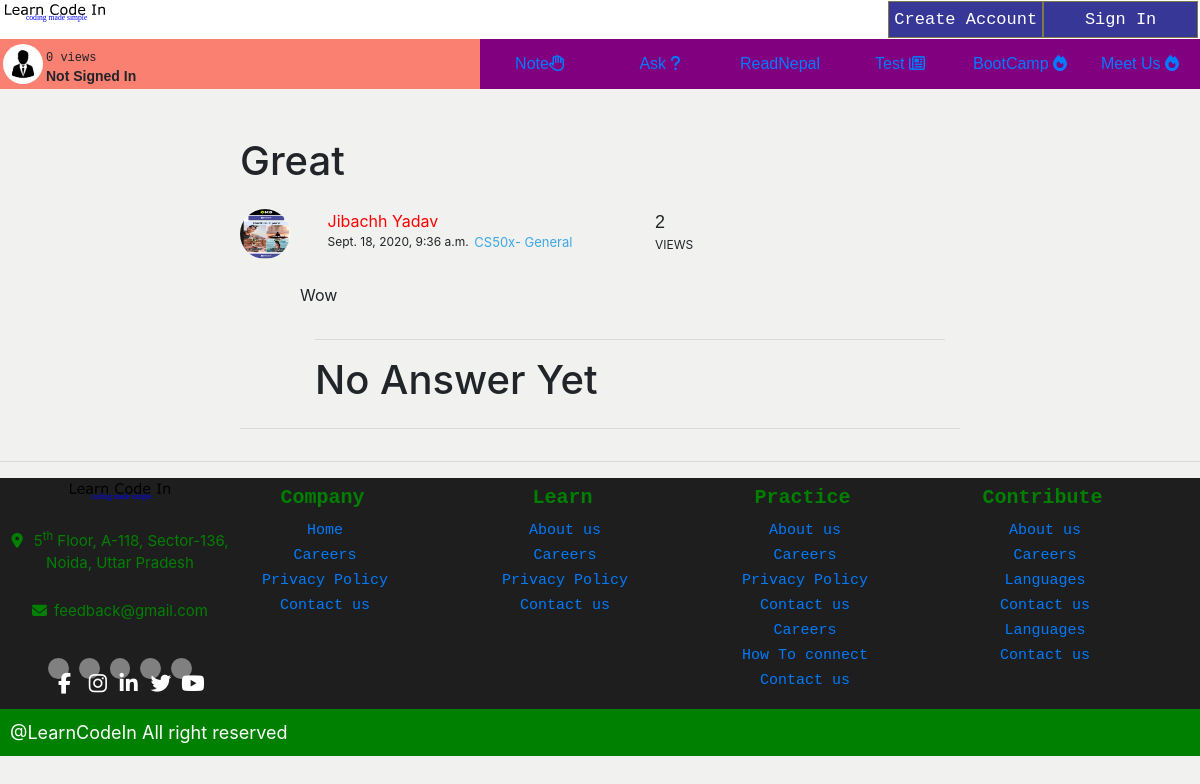
/ask/question/3-great/, run on an earlier commit of the app's database.
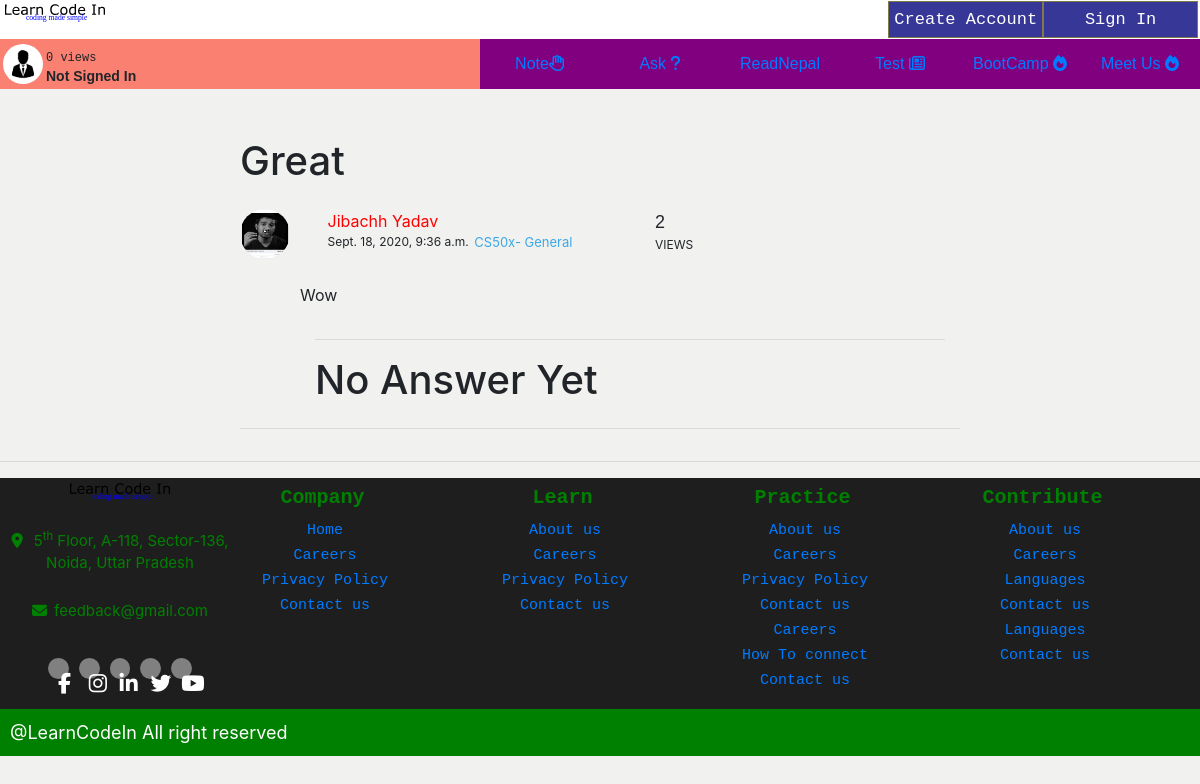
And on a later commit of the database.
### discussion/models.py (models this page shows, shortened)
class Discussion(models.Model):
    grade_choices = (
        ('One to Five', 'One to Five'),
        ('Six', 'Six'),
        ('Seven', 'Seven'),
        ('Eight', 'Eight'),
        ('Nine', 'Nine'),
        ('Ten', 'Ten'),
        ('Eleven', 'Eleven'),
        ('Twelve', 'Twelve'),
        ('HA', 'Health Assitant'),
        ('Staff Nurse', 'Staff Nurse'),
        ('Diploma in Agriculture', 'Diploma in Agriculture'),
        ('Diploma in Engineering', 'Diploma in Engineering'),
        ('Bachelor in CSIT', 'Bachelor in CSIT'),
        ('BSC Nursing', 'BSC Nursing'),
        ('Bachelor in Education', 'Bachelor in Education'),
        ('Bachelor in Engineering', 'Bachelor in Engineering'),
        ('BBS', 'BBS'),
        ('BBA', 'BBA'),
        ('MBBS', 'MBBS'),
        ('General', 'General'),
    )
    subject_choices = (
        ('physic', 'Physic'),
        ('chemistry', 'Chemistry'),
        ('botany', 'Botany'),
        ('zoology', 'Zoology'),
        ('math', 'Math'),
        ('english', 'English'),
        ('nepali', 'Nepali'),
        ('science', 'science'),
        ('social', 'Social'),
        ('eph', 'Environement,Population and Health'),
        ('Opt', 'Optional Math'),
        ('cs', 'Computer Science'),
        ('account', 'Account'),
        ('business', 'Business'),
        ('marketing', 'Marketing'),
        ('general', 'General'),
    )
    title = models.CharField(max_length=500, blank=False, verbose_name='Title')
    slug = models.SlugField(verbose_name='Slug Fields', max_length=550)
    grade = models.CharField(max_length=100, verbose_name='Class', blank=False, choices=grade_choices)
    subject = models.CharField(max_length=100, verbose_name='Subject', blank=False, choices=subject_choices)
    detail = models.TextField(blank=False)
    views = models.PositiveIntegerField(default=0)
    answered_status = models.BooleanField(default=False, verbose_name='Is your question answered')
    askedby = models.ForeignKey(User, on_delete=models.CASCADE, related_name='user_questions')
    time = models.DateTimeField(auto_now_add=True)
    pinned = models.BooleanField(verbose_name='Is discussion Pinned', default=False)
    def increaseView(self):
        self.views = self.views + 1
    def save(self, *args, **kwargs):
        self.slug = slugify(self.title)
        super(Discussion, self).save(*args, **kwargs)

### users/models.py (models this page shows, shortened)
class User(AbstractUser):
    grade_choices = (
        ('One to Five', 'One to Five'),
        ('Six', 'Six'),
        ('Seven', 'Seven'),
        ('Eight', 'Eight'),
        ('Nine', 'Nine'),
        ('Ten', 'Ten'),
        ('Eleven', 'Eleven'),
        ('Twelve', 'Twelve'),
        ('HA', 'Health Assitant'),
        ('Staff Nurse', 'Staff Nurse'),
        ('Diploma in Agriculture', 'Diploma in Agriculture'),
        ('Diploma in Engineering', 'Diploma in Engineering'),
        ('Bachelor in CSIT', 'Bachelor in CSIT'),
        ('BSC Nursing', 'BSC Nursing'),
        ('Bachelor in Education', 'Bachelor in Education'),
        ('Bachelor in Engineering', 'Bachelor in Engineering'),
        ('BBS', 'BBS'),
        ('BBA', 'BBA'),
        ('MBBS', 'MBBS'),
        ('General', 'General'),
    )
    faculty = (
        ('Science', 'Science'),
        ('Commerce', 'Commerce'),
        ('Art', 'Art'),
        ('Medicine', 'Medicine'),
        ('Engineering', 'Engineering'),
        ('Computer Science', 'Computer Science'),
    )
    first_name = models.CharField(
        blank=False,
        max_length=100)
    last_name = models.CharField(
        blank=False,
        max_length=100)
    email = models.EmailField(unique=True,
                              blank=False,
                              max_length=255)
    username = models.CharField(max_length=30,
                                unique=False)
    hobby = models.CharField(max_length=200,
                             blank=True)
    favorite_quotes = models.CharField(max_length=200,
                                       blank=True)
    photo = models.ImageField(upload_to='profile',
                              default='../static/images/Flag_of_Nepal.png'
                              )
    grade = models.CharField(
        max_length=200,
        choices=grade_choices,
        blank=True
    )
    schoolType = models.CharField(max_length=200, choices=faculty, blank=True)
    schoolName = models.CharField(max_length=100,
                                  blank=True)
    address = models.CharField(max_length=200,
                               blank=True)
    REQUIRED_FIELDS = ['first_name', 'last_name', 'username']
    USERNAME_FIELD = 'email'
    def fullname(self):
        return f'{self.first_name.capitalize()} {self.last_name.capitalize()}'

### discussion/views.py (the view)
# urls.py: path('question/<int:id>-<slug:slug>/', views.questiondetail, name='questiondetail'),
def questiondetail(request,slug,id):
    try:
        question = Discussion.objects.get(pk=id, slug=slug)
    except Discussion.DoesNotExist or Discussion.MultipleObjectsReturned:
        raise Http404("Do Such Question Exist")
    question.increaseView()
    question.save()
    return render(request, 'discussion/questiondetail.html', {
        'question': question,
        'questionanswerform': QuestionAnswer(),
    })

### templates/discussion/questiondetail.html (shortened to what this page needs)
{% extends 'base.html' %}
{% load crispy_forms_tags %}
{% block body %}
    <div class="container mt-5" style="max-width: 750px">
      <h1>
          {{ question.title }}
      </h1>
      <div class="d-flex flex-row row mt-4">
        <div class="col-1 mr-3" style="background-color: ">
          <img
            src="{{ question.askedby.photo.url }}"
            alt="{{ question.askedby.fullname }}"
            style="
              border-radius: 50%;
              width: 50px;
              height: 50px;
              vertical-align: middle;
            "
          />
        </div>
        <div class="col-5 ml-4">
          <div class="row">
            <a href="" style="color: red">
                {{ question.askedby.fullname }}
            </a>
          </div>
          <div class="row">
            <span style="font-size: 12px"> {{ question.time }} &ThinSpace; </span>
            <a
              href=""
              style="color: #3ca8e7; font-size: small; text-decoration: none"
            >
              CS50x- General
            </a>
          </div>
        </div>
        <div class="col" style="background-color: ">
          <div class="d-flex flex-row">
            <span
              style="font-family: Arial, Helvetica, sans-serif; font-size: 18px"
              >
              {{ question.views }}
              </span
            >
          </div>
          <div class="d-flex flex-row">
            <span style="font-size: 12px; text-align: center"> VIEWS </span>
          </div>
        </div>
      </div>
      <div class="d-flex flex-row mt-4">
        <div class="col">
        </div>
        <div class="col-11">
          <div class="row">
            {{ question.detail|safe }}
          </div>
          <hr>
          {% for answer in question.answers_ondiscussion.all %}
           <div class="row mt-3">
            <div class="col-1 mr-3 mr-md-0">
              <img
                src="{{ answer.answered_by.photo.url }}"
                alt="{{ answer.answered_by.fullname }}"
                style="
                  border-radius: 50%;
                  width: 30px;
                  height: 30px;
                  vertical-align: middle;
                "
              />
            </div>
            <div class="col ml-2">
              <div class="row">
                <a href="" style="color: red">
                  {{ answer.answered_by.fullname }}
                </a>
                &ThinSpace;
                <form action="" method="post">
                  {% csrf_token %}
                  <button class="btn btn-sm btn-outline-info" style="font-size:small;" onclick="return confirm('Do You Want to delete your answer?')">Delete</button>
                </form>
              </div>
              <div class="row">
                {{ answer.answer|safe }}
              </div>
            </div>
          </div>
          {% empty %}
            <h1>
                No Answer Yet
            </h1>
          {% endfor %}
        </div>
      </div>
      <hr>
    </div>
{% endblock %}

What changed in the data, as far as the page shows it:
changed through a linked row, Discussion "Great": askedby.photo: a different picture
